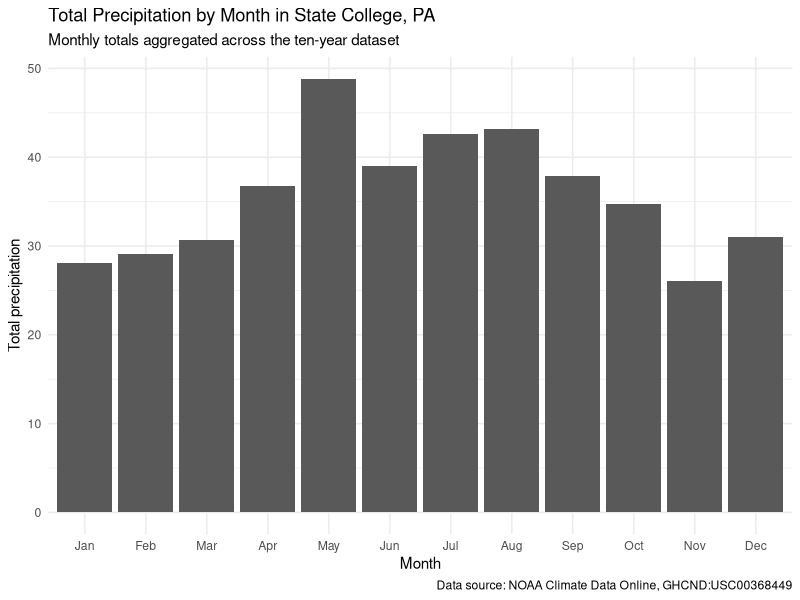

Here is the R script that generated this plot:
## ---- chunk 1
# Style Guide: tidyverse style guide
# Code Header:
# Primary author: Qihaohan
# Reviewer: Ata / Jincheng

library(tidyverse)
library(lubridate)
library(knitr)
library(scales)
## ---- chunk 2
# Code Header:
# Primary author: Ata
# Reviewer: Qihaohan / Jincheng

weather_raw <- read_csv("SC_weather_10.csv", show_col_types = FALSE)
## ---- chunk 3
# Code Header:
# Primary author: Qihaohan
# Reviewer: Ata / Jincheng

weather_clean <- weather_raw |>
  rename_with(tolower) |>
  mutate(
    date = as_date(date),
    year = year(date),
    month_num = month(date),
    month = factor(
      month_num,
      levels = 1:12,
      labels = c(
        "Jan", "Feb", "Mar", "Apr", "May", "Jun",
        "Jul", "Aug", "Sep", "Oct", "Nov", "Dec"
      )
    ),
    season = case_when(
      month_num %in% c(12, 1, 2) ~ "Winter",
      month_num %in% c(3, 4, 5) ~ "Spring",
      month_num %in% c(6, 7, 8) ~ "Summer",
      month_num %in% c(9, 10, 11) ~ "Fall",
      TRUE ~ NA_character_
    ),
    season = factor(
      season,
      levels = c("Winter", "Spring", "Summer", "Fall")
    ),
    temp_range = tmax - tmin,
    rain_day = prcp > 0,
    snow_day = snow > 0,
    heavy_prcp_day = prcp >= 1,
    freezing_day = tmin <= 32
  )
## ---- chunk 4
# Code Header:
# Primary author: Qihaohan
# Reviewer: Ata / Jincheng

annual_summary <- weather_clean |>
  group_by(year) |>
  summarize(
    days_observed = n(),
    avg_maximum_temp = mean(tmax, na.rm = TRUE),
    avg_minimum_temp = mean(tmin, na.rm = TRUE),
    avg_daily_temp_range = mean(temp_range, na.rm = TRUE),
    total_precipitation = sum(prcp, na.rm = TRUE),
    total_snowfall = sum(snow, na.rm = TRUE),
    max_snow_depth = max(snwd, na.rm = TRUE),
    rain_days = sum(rain_day, na.rm = TRUE),
    snow_days = sum(snow_day, na.rm = TRUE),
    freezing_days = sum(freezing_day, na.rm = TRUE),
    .groups = "drop"
  )
## ---- chunk 5
# Code Header:
# Primary author: Ata
# Reviewer: Qihaohan / Jincheng

monthly_summary <- weather_clean |>
  group_by(month) |>
  summarize(
    avg_maximum_temp = mean(tmax, na.rm = TRUE),
    avg_minimum_temp = mean(tmin, na.rm = TRUE),
    median_daily_precipitation = median(prcp, na.rm = TRUE),
    total_precipitation = sum(prcp, na.rm = TRUE),
    total_snowfall = sum(snow, na.rm = TRUE),
    rain_days = sum(rain_day, na.rm = TRUE),
    snow_days = sum(snow_day, na.rm = TRUE),
    .groups = "drop"
  )
monthly_precipitation_plot <- ggplot(monthly_summary, aes(x = month, y = total_precipitation)) +
  geom_col() +
  labs(
    title = "Total Precipitation by Month in State College, PA",
    subtitle = "Monthly totals aggregated across the ten-year dataset",
    x = "Month",
    y = "Total precipitation",
    caption = "Data source: NOAA Climate Data Online, GHCND:USC00368449"
  ) +
  theme_minimal()

ggsave(
  filename = "figures/monthly_precipitation.png",
  plot = monthly_precipitation_plot,
  width = 7,
  height = 4.5,
  dpi = 300
)
## ---- chunk 6
# Code Header:
# Primary author: Jincheng
# Reviewer: Ata / Qihaohan

annual_temperature_plot <- ggplot(annual_summary, aes(x = year)) +
  geom_line(aes(y = avg_maximum_temp, linetype = "Average maximum"), linewidth = 1) +
  geom_point(aes(y = avg_maximum_temp, shape = "Average maximum"), size = 2) +
  geom_line(aes(y = avg_minimum_temp, linetype = "Average minimum"), linewidth = 1) +
  geom_point(aes(y = avg_minimum_temp, shape = "Average minimum"), size = 2) +
  labs(
    title = "Average Daily Temperature by Year in State College, PA",
    subtitle = "NOAA daily weather station data",
    x = "Year",
    y = "Temperature (°F)",
    linetype = "Measure",
    shape = "Measure",
    caption = "Data source: NOAA Climate Data Online, GHCND:USC00368449"
  ) +
  theme_minimal()
## ---- chunk 7
# Code Header:
# Primary author: Jincheng
# Reviewer: Ata / Qihaohan

monthly_precipitation_plot <- ggplot(monthly_summary, aes(x = month, y = total_precipitation)) +
  geom_col() +
  labs(
    title = "Total Precipitation by Month in State College, PA",
    subtitle = "Monthly totals aggregated across the ten-year dataset",
    x = "Month",
    y = "Total precipitation",
    caption = "Data source: NOAA Climate Data Online, GHCND:USC00368449"
  ) +
  theme_minimal()
## ---- chunk 8
# Code Header:
# Primary author: Qihaohan
# Reviewer: Ata / Jincheng

seasonal_temperature_plot <- ggplot(weather_clean, aes(x = season, y = tmax)) +
  geom_boxplot() +
  labs(
    title = "Distribution of Daily Maximum Temperature by Season",
    subtitle = "Boxplots show seasonal differences in daily high temperatures",
    x = "Season",
    y = "Daily maximum temperature (°F)",
    caption = "Data source: NOAA Climate Data Online, GHCND:USC00368449"
  ) +
  theme_minimal()
## ---- chunk 9
# Code Header:
# Primary author: Qihaohan
# Reviewer: Ata / Jincheng

precipitation_distribution_plot <- ggplot(weather_clean, aes(x = prcp)) +
  geom_histogram(bins = 35) +
  labs(
    title = "Distribution of Daily Precipitation",
    subtitle = "Most days have little or no measured precipitation",
    x = "Daily precipitation",
    y = "Number of days",
    caption = "Data source: NOAA Climate Data Online, GHCND:USC00368449"
  ) +
  theme_minimal()
## ---- chunk 10
# Code Header:
# Primary author: Qihaohan
# Reviewer: Ata / Jincheng

annual_snowfall_plot <- ggplot(annual_summary, aes(x = factor(year), y = total_snowfall)) +
  geom_col() +
  labs(
    title = "Total Snowfall by Year in State College, PA",
    subtitle = "Annual snowfall totals from daily NOAA records",
    x = "Year",
    y = "Total snowfall",
    caption = "Data source: NOAA Climate Data Online, GHCND:USC00368449"
  ) +
  theme_minimal()
## ---- chunk 11
# Integrate boxplot with time series line representation----
# Code Header:
# Primary author: Jincheng
# Reviewer: Ata / Qihaohan

weather_clean$month <- factor(
  weather_clean$month,
  levels = c(
    "Jan", "Feb", "Mar", "Apr", "May", "Jun",
    "Jul", "Aug", "Sep", "Oct", "Nov", "Dec"
  )
)

fig_monthly_temp_improved <- ggplot(weather_clean, aes(x = month, y = tmax)) +
  geom_boxplot(alpha = 0.6) +
  stat_summary(
    aes(group = 1),
    fun = median,
    geom = "line",
    linewidth = 1
  ) +
  stat_summary(
    fun = median,
    geom = "point",
    size = 2
  ) +
  labs(
    title = "Monthly Distribution of Maximum Temperature",
    x = "Month",
    y = "Daily Maximum Temperature (°F)"
  ) +
  theme_minimal()
## ---- chunk 12
# Temperature-percipitation Plot---
# Code Header:
# Primary author: Jincheng
# Reviewer: Ata / Qihaohan

monthly_climate <- weather_clean %>%
  group_by(month_num, month) %>%
  summarise(
    avg_tmax = mean(tmax, na.rm = TRUE),
    avg_tmin = mean(tmin, na.rm = TRUE),
    avg_temp = mean((tmax + tmin) / 2, na.rm = TRUE),
    avg_monthly_prcp = sum(prcp, na.rm = TRUE) / n_distinct(year),
    avg_monthly_snow = sum(snow, na.rm = TRUE) / n_distinct(year),
    avg_rain_days = sum(rain_day, na.rm = TRUE) / n_distinct(year),
    avg_snow_days = sum(snow_day, na.rm = TRUE) / n_distinct(year),
    .groups = "drop"
  ) %>%
  arrange(month_num)

scale_factor <- max(monthly_climate$avg_temp, na.rm = TRUE) /
  max(monthly_climate$avg_monthly_prcp, na.rm = TRUE)

fig_monthly_temp_pcp <- ggplot(monthly_climate, aes(x = month_num)) +
  geom_col(
    aes(y = avg_monthly_prcp * scale_factor),
    alpha = 0.45,
    width = 0.65
  ) +
  geom_line(
    aes(y = avg_temp),
    linewidth = 1
  ) +
  geom_point(
    aes(y = avg_temp),
    size = 2
  ) +
  scale_x_continuous(
    breaks = 1:12,
    labels = monthly_climate$month
  ) +
  scale_y_continuous(
    name = "Average Temperature (°F)",
    sec.axis = sec_axis(
      ~ . / scale_factor,
      name = "Average Monthly Precipitation (inches)"
    )
  ) +
  labs(
    title = "Rainfall and Temperature Diagram for State College, PA",
    x = "Month"
  ) +
  theme_minimal()
## ---- chunk 13
# Time series analysis
# Code Header:
# Primary author: Jincheng
# Reviewer: Ata / Qihaohan

library(tidyverse)
library(lubridate)
library(scales)

weather <- weather_clean |>
  mutate(
    date = as.Date(date),
    year = year(date),
    month_num = month(date),
    month = factor(month.abb[month_num], levels = month.abb),
    rain_day = prcp > 0,
    snow_day = snow > 0,
    freezing_day = tmin <= 32
  )

## Monthly Within-Cycle Variation Summary

monthly_variation <- weather |>
  group_by(month_num, month) |>
  summarise(
    mean_tmax = mean(tmax, na.rm = TRUE),
    sd_tmax = sd(tmax, na.rm = TRUE),
    mean_tmin = mean(tmin, na.rm = TRUE),
    sd_tmin = sd(tmin, na.rm = TRUE),
    mean_prcp = mean(prcp, na.rm = TRUE),
    sd_prcp = sd(prcp, na.rm = TRUE),
    rain_day_rate = mean(rain_day, na.rm = TRUE),
    freezing_day_rate = mean(freezing_day, na.rm = TRUE),
    .groups = "drop"
  )

monthly_variation

## Plot Monthly Maximum Temperature with Seasonal Variation

fig_within_cycle_var_max_temp <- ggplot(monthly_variation, aes(x = month, y = mean_tmax, group = 1)) +
  geom_ribbon(
    aes(
      ymin = mean_tmax - sd_tmax,
      ymax = mean_tmax + sd_tmax,
      group = 1
    ),
    alpha = 0.2
  ) +
  geom_line(linewidth = 1) +
  geom_point(size = 2) +
  labs(
    title = "Within-Cycle Variation in Maximum Temperature",
    subtitle = "Monthly mean TMAX with ±1 standard deviation",
    x = "Month",
    y = "Maximum Temperature (°F)"
  ) +
  theme_minimal()

## Plot Monthly Precipitation and Rain Day Frequency

fig_monthly_prcp_rain_frequency <- ggplot(monthly_variation, aes(x = month, y = mean_prcp, group = 1)) +
  geom_col(alpha = 0.7) +
  geom_line(aes(y = rain_day_rate), linewidth = 1) +
  geom_point(aes(y = rain_day_rate), size = 2) +
  scale_y_continuous(
    name = "Mean Daily Precipitation (inch)",
    sec.axis = sec_axis(~ ., name = "Rain Day Rate")
  ) +
  labs(
    title = "Monthly Precipitation and Rain Day Frequency",
    subtitle = "Higher precipitation and frequent rain days suggest year-round humidity",
    x = "Month"
  ) +
  theme_minimal()

## Annual Between-Cycle Variation Summary

annual_variation <- weather |>
  group_by(year) |>
  summarise(
    mean_tmax = mean(tmax, na.rm = TRUE),
    mean_tmin = mean(tmin, na.rm = TRUE),
    sd_tmax = sd(tmax, na.rm = TRUE),
    total_prcp = sum(prcp, na.rm = TRUE),
    total_snow = sum(snow, na.rm = TRUE),
    rain_days = sum(rain_day, na.rm = TRUE),
    snow_days = sum(snow_day, na.rm = TRUE),
    freezing_days = sum(freezing_day, na.rm = TRUE),
    n_days = n(),
    .groups = "drop"
  ) |>
  filter(n_days >= 300)

annual_variation

## Plot Annual Mean Maximum Temperature Across Years

fig_annual_mean_max_temp_across_years  <- ggplot(annual_variation, aes(x = year, y = mean_tmax)) +
  geom_line(linewidth = 1) +
  geom_point(size = 2) +
  labs(
    title = "Between-Cycle Variation in Annual Mean Maximum Temperature",
    subtitle = "Full years only",
    x = "Year",
    y = "Annual Mean TMAX (°F)"
  ) +
  theme_minimal()

## Plot Annual Total Precipitation Across Years

fig_annual_total_prcp_across_years <- ggplot(annual_variation, aes(x = year, y = total_prcp)) +
  geom_col(alpha = 0.7) +
  labs(
    title = "Between-Cycle Variation in Annual Precipitation",
    subtitle = "Annual precipitation varies more strongly than annual temperature",
    x = "Year",
    y = "Total Annual Precipitation (inch)"
  ) +
  theme_minimal()

## Daily Time Series of Maximum Temperature

fig_daily_timeseries_max_temp <- ggplot(weather, aes(x = date, y = tmax)) +
  geom_line(alpha = 0.35) +
  geom_smooth(method = "loess", span = 0.08, se = FALSE, linewidth = 1) +
  labs(
    title = "Daily Maximum Temperature Over Time",
    subtitle = "Strong repeated annual cycles are visible across the full period",
    x = "Date",
    y = "Maximum Temperature (°F)"
  ) +
  theme_minimal()

## Summary Table for Within-Cycle and Between-Cycle Variation

variation_summary <- tibble(
  dimension = c(
    "Within-cycle temperature variation",
    "Within-cycle precipitation variation",
    "Between-cycle temperature variation",
    "Between-cycle precipitation variation"
  ),
  measure = c(
    "Monthly mean TMAX range",
    "Monthly mean PRCP range",
    "Annual mean TMAX range",
    "Annual total PRCP range"
  ),
  value = c(
    max(monthly_variation$mean_tmax) - min(monthly_variation$mean_tmax),
    max(monthly_variation$mean_prcp) - min(monthly_variation$mean_prcp),
    max(annual_variation$mean_tmax) - min(annual_variation$mean_tmax),
    max(annual_variation$total_prcp) - min(annual_variation$total_prcp)
  )
)

variation_summary
